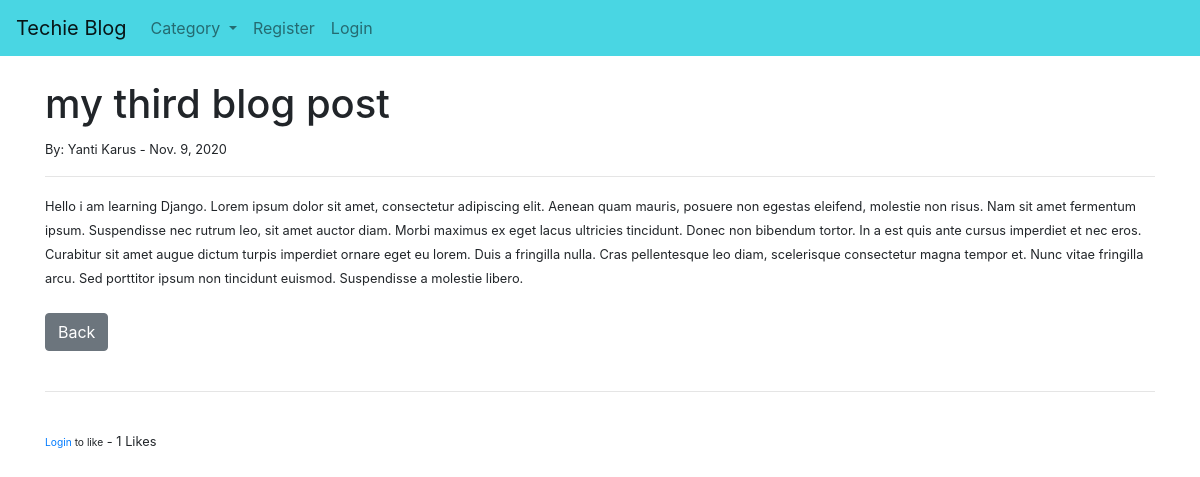
Screenshot of /post/3 with the database file from the repository.
### theblog/models.py (models this page shows, shortened)
class Post(models.Model):
    title = models.CharField(max_length=255)
    title_tag = models.CharField(max_length=255)
    author = models.ForeignKey(User, on_delete=models.CASCADE)
    category = models.CharField(max_length=255, default="coding")
    body = RichTextField(blank=True, null=True)
    post_date= models.DateField(auto_now_add=True)
    likes= models.ManyToManyField(User, related_name='blog_post')
    def total_likes(self):
        return self.likes.count()

### theblog/views.py (the view)
# urls.py: path('post/<int:pk>', PostDetailView.as_view(), name="post_detail"),
class PostDetailView(DetailView):
    model = Post
    template_name = "post_detail.html"
    def get_context_data(self, *args, **kwargs):
        cat_menu=Category.objects.all()
        context= super(PostDetailView, self).get_context_data(*args, **kwargs)
        stuff = get_object_or_404(Post, id=self.kwargs['pk'])
        total_likes=stuff.total_likes()
        liked = False
        if stuff.likes.filter(id=self.request.user.id).exists():
            liked = True
        context["cat_menu"]=cat_menu
        context["total_likes"]=total_likes
        context["liked"]=  liked
        return context

### theblog/models.py (called while the page is built)
    def __str__(self):
        return self.name

### theblog/templates/post_detail.html (shortened to what this page needs)
{% extends 'base.html' %}
{% block content %}
    <h1>{{post.title}}</h1>
    <small>By: {{post.author.first_name}} {{post.author.last_name}} - {{post.post_date}}
        <br/>
    <hr>
    {{post.body | safe}}
    <br/><br/>
    <a href="{% url 'home'%}" class="btn btn-secondary">Back</a>
    <br/><br/>
    <hr>
    <br/>
    <form action="{% url 'like_post' post.pk %}"method="POST">
        {% if user.is_authenticated %}
            {% if liked %}
            <button type="submit" name="post_id" value="{{post.id}}" class="btn btn-danger btn-sm">Unlike</button>
            {% else %}
            <button type="submit" name="post_id" value="{{post.id}}" class="btn btn-primary btn-sm">Like</button>
            {% endif %}
         {% else %}
         <small><a href="{% url 'login'%}">Login</a> to like</small>
         {% endif %}
        - {{total_likes}} Likes
    </form>
{% endblock %}

### rows the page displays
Post: title "my third blog post", author.first_name "Yanti", author.last_name "Karus", post_date "Nov. 9, 2020", body "Hello i am learning Django. Lorem ipsum dolor sit amet, consectetur adipiscing elit. Aenean quam mauris, posuere non egestas eleifend, molestie non risus. Nam sit amet fermentum ipsum. Suspendisse nec rutrum leo, sit amet auctor diam. Morbi maximus ex eget lacus ultricies tincidunt. Donec non bibendum tortor. In a est quis ante cursus imperdiet et nec eros. Curabitur sit amet augue dictum turpis imperdiet ornare eget eu lorem. Duis a fringilla nulla. Cras pellentesque leo diam, scelerisque consectetur magna tempor et. Nunc vitae fringilla arcu. Sed porttitor ipsum non tincidunt euismod. Suspendisse a molestie libero."

### other values shown
{{ total_likes }} "1"
